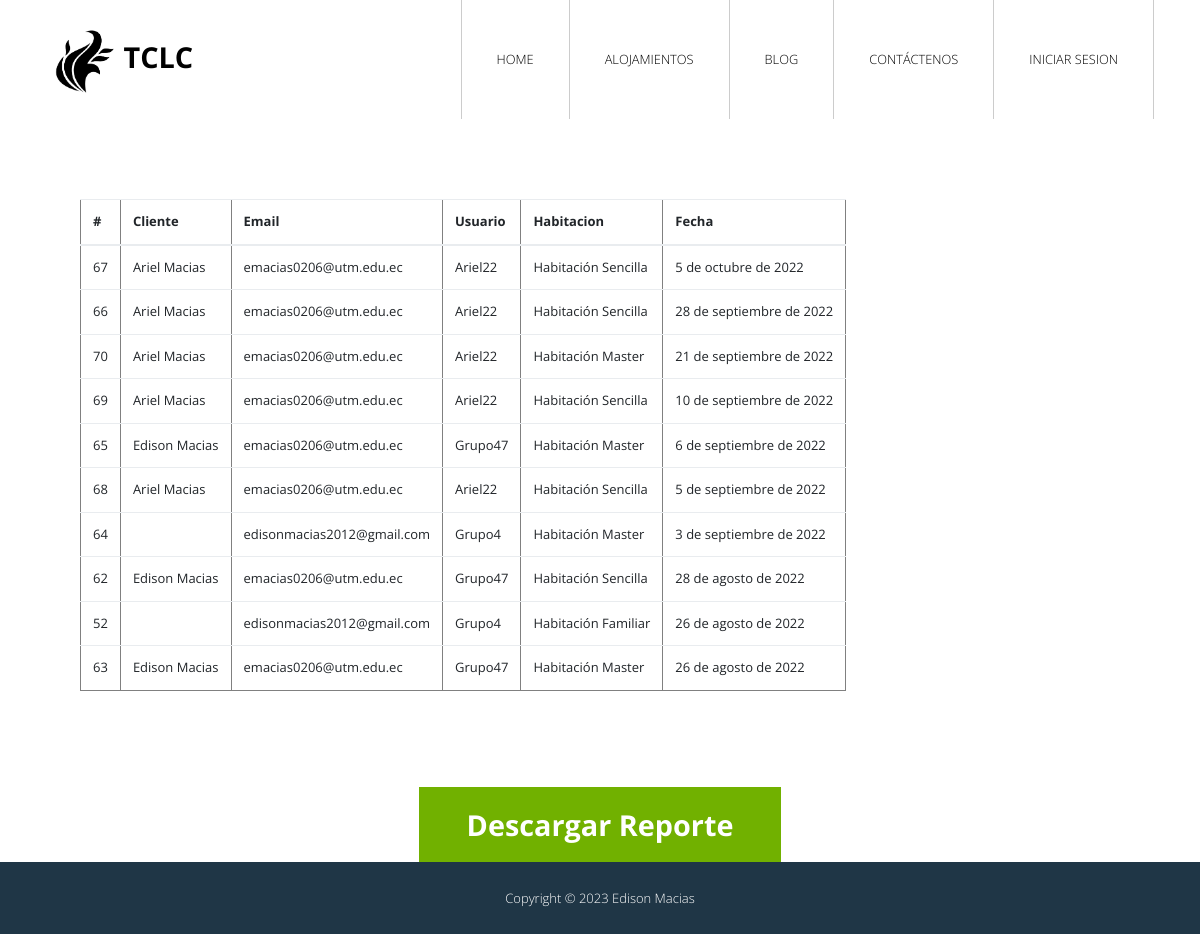
The app's page /reservacion/ with its own data.
### Hotel/models.py (models this page shows, shortened)
class Reservation(models.Model):
    date = models.DateField(verbose_name="Fecha de Reservacion")
    cliente = models.CharField(verbose_name="Cliente", max_length=100)
    mail = models.EmailField(verbose_name="Email")
    room = models.CharField(max_length=100,verbose_name="Habitacion")
    user = models.CharField(max_length=100,verbose_name="Usuario")
    class Meta:
        verbose_name = 'Reservacion'
        verbose_name_plural = 'Reservaciones'
        ordering = ["-date"]

### Hotel/views.py (the view)
# urls.py: path('reservacion/', reservacion.as_view(), name="reservacion"),
class reservacion(TemplateView):
    template_name = 'hotel/Reservaciones.html'
    def get(selt, request):
        reser = Reservation.objects.all()
        return render(request, selt.template_name, {'reser': reser})

### Hotel/templates/hotel/Reservaciones.html (shortened to what this page needs)
{% extends 'core/base.html' %}
{% block content %}
{% load static %}
<div class="table">
    <table border="1" id="example">
        <thead>
            <th>#</th>
            <th>Cliente</th>
            <th>Email</th>
            <th>Usuario</th>
            <th>Habitacion</th>
            <th>Fecha</th>
        </thead>
        <tbody>
            {% for reser in reser %}
            <tr>
                <td>{{reser.id}}</td>
                <td>{{reser.cliente}}</td>
                <td>{{reser.mail}}</td>
                <td>{{reser.user}}</td>
                <td>{{reser.room}}</td>
                <td>{{reser.date}}</td>
            </tr>
            {% endfor %}
        </tbody>
    </table>
</div>
<div class="descargar">
    <a href="{% url 'misreservacionpdf' %}" class="boton boton-verde">Descargar Reporte</a>
</div>
{% endblock %}

### core/static/core/Css/tooplate-style.css (style rules this page uses)
body { font-family: 'Open Sans', Helvetica, Arial, sans-serif; font-size: 13px; font-weight: 400; overflow-x: hidden; }
a, button { transition: all 0.3s ease; }

### core/static/core/Css/Estilos.css (style rules this page uses)
.boton { color: #ffffff; font-weight:700; text-decoration: none; font-size: 1.8rem; padding: 1rem 3rem; margin-top: 3rem; display: inline-block; text-align: center; border: none; }
.boton-verde { background-color:#71B100; }
.table { padding: 5rem 5rem; }
.descargar { display: flex; flex-direction: column; align-items: center; }
.descargar a { margin-top: 0; }

### records on screen
Reservation: id "67", cliente "Ariel Macias", mail "emacias0206@utm.edu.ec", user "Ariel22", room "Habitación Sencilla", date "5 de octubre de 2022"
Reservation: id "66", cliente "Ariel Macias", mail "emacias0206@utm.edu.ec", user "Ariel22", room "Habitación Sencilla", date "28 de septiembre de 2022"
Reservation: id "70", cliente "Ariel Macias", mail "emacias0206@utm.edu.ec", user "Ariel22", room "Habitación Master", date "21 de septiembre de 2022"
Reservation: id "69", cliente "Ariel Macias", mail "emacias0206@utm.edu.ec", user "Ariel22", room "Habitación Sencilla", date "10 de septiembre de 2022"
Reservation: id "65", cliente "Edison Macias", mail "emacias0206@utm.edu.ec", user "Grupo47", room "Habitación Master", date "6 de septiembre de 2022"
Reservation: id "68", cliente "Ariel Macias", mail "emacias0206@utm.edu.ec", user "Ariel22", room "Habitación Sencilla", date "5 de septiembre de 2022"
Reservation: id "64", mail "edisonmacias2012@gmail.com", user "Grupo4", room "Habitación Master", date "3 de septiembre de 2022"
Reservation: id "62", cliente "Edison Macias", mail "emacias0206@utm.edu.ec", user "Grupo47", room "Habitación Sencilla", date "28 de agosto de 2022"
Reservation: id "52", mail "edisonmacias2012@gmail.com", user "Grupo4", room "Habitación Familiar", date "26 de agosto de 2022"
Reservation: id "63", cliente "Edison Macias", mail "emacias0206@utm.edu.ec", user "Grupo47", room "Habitación Master", date "26 de agosto de 2022"
